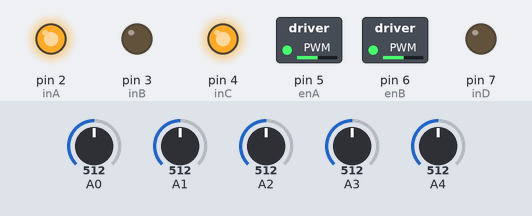
A sketch run on a simulated Arduino Uno, built with avr-gcc and run on an emulated ATmega328P. On the bench: switched loads named in the sketch (green lamp = pin HIGH), output pins drawn as LEDs (lit = HIGH). The inputs (shaded band) are chosen by the test bench; at power-on: A0 = 512, A1 = 512, A2 = 512, A3 = 512, A4 = 512.

Above: at 1.2 s.
1.3 s: A0 set to 460
2.8 s: A0 set to 442
At 3.6 s:
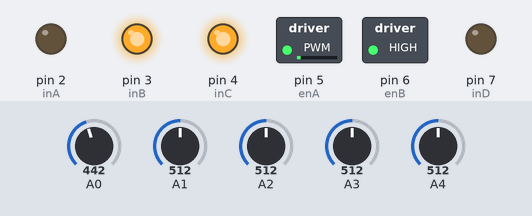
4.8 s: A0 set to 716
At 6.4 s:
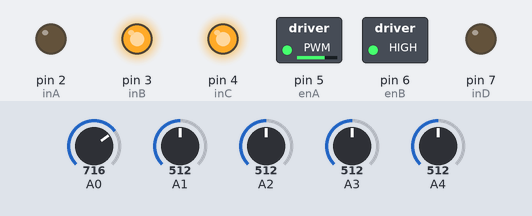
6.7 s: A1 set to 463
8.2 s: A1 set to 438
At 9.4 s:
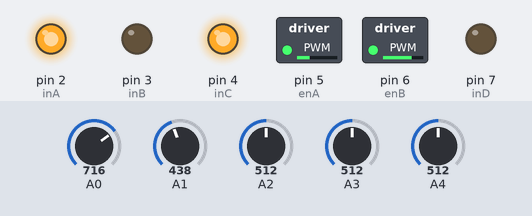
9.8 s: A2 set to 457
11.3 s: A2 set to 432
At 13.1 s:
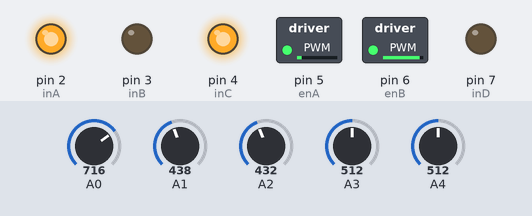
Timing chart, 0 to 14.2 s (numbered marks = the images above; inputs shaded):
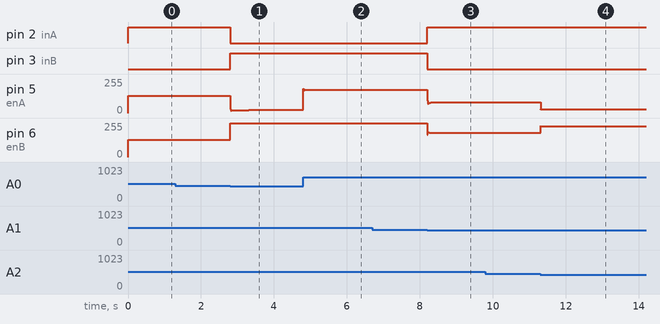

The sketch:

Speed_Battle.ino
```cpp
#define   inA         2
#define   inB         3
#define   inC         4
#define   inD         7
#define   enA         5
#define   enB         6

int leftBaseSpeed   = 130;
int rightBaseSpeed  = 130;
int maxSpeed        = 255;

// SENSOR PARAMETERS

#define NUM_SENSORS   5

int thresholds[NUM_SENSORS] = {450, 450, 450,  450, 450};
int ledPins[5]              = {8, 9, 10, 11, 12};
int sensorValues[NUM_SENSORS], sValues[NUM_SENSORS], lastSensor, psValues[NUM_SENSORS], mode,distR = 0, distF = 0;// durationF = 0, durationR = 0;
unsigned long durationF=0,durationR=0;
// PID PARAMETERS

float kp            = 48.0;
float kd            = 4.7;
float ki            = 0.75;
int prevError = 0, error = 0;
float p, i = 0, d;

void setup() {
  // put your setup code here, to run once:

  //Initialize Motor Pins
  motorInit();
  //Initialize Other Variables and Pins
  otherInit();
}

void loop() {
  //if(distF<value&&disR<value) wallFollow();
  lineFollow();
}


void motorInit()
{
  pinMode(inA, OUTPUT);
  pinMode(inB, OUTPUT);
  pinMode(inC, OUTPUT);
  pinMode(inD, OUTPUT);
  pinMode(enA, OUTPUT);
  pinMode(enB, OUTPUT);

  //Setting The Motor to zero speed
  digitalWrite(inA, HIGH);
  digitalWrite(inB, HIGH);
  digitalWrite(inC, HIGH);
  digitalWrite(inD, HIGH);
}

void otherInit()
{
  //for (int i = 0; i < 5; i++) pinMode(ledPins[i], OUTPUT);

  lastSensor = 0;
  prevError = 0;
  Serial.begin(9600);
}
int readSensor()
{
  for (int i = 0; i < NUM_SENSORS; i++)
  {
    //Read the raw sensor values
    sensorValues[i] = analogRead(i);
    //Serial.print(i+1); Serial.print(" : "); Serial.println(sensorValues[i]); delay(700);
    //Covert them into digital readings
    //And turning the corresponding LED on or off
    if (sensorValues[i] > thresholds[i])
    {
      sValues[i] = 0;
      //digitalWrite(ledPins[i], LOW);
    }
    else
    {
      sValues[i] = 1;
      //digitalWrite(ledPins[i], HIGH);
    }
    //detectPos();
    /*if (sensorValues[i] > thresholds[i])
    {
      sValues[i] = psValues[i] + mode;
    }
    else
    {
      sValues[i] = psValues[i] - mode;
    }*/
  }
  if (sValues[0] == 0 && sValues[1] == 0 && sValues[2] == 1 && sValues[3] == 0 && sValues[4] == 0)
  {
    error = 0;
  }
  else if (sValues[0] == 0 && sValues[1] == 0 && sValues[2] == 0 && sValues[3] == 1 && sValues[4] == 0)
  {
    error = 1;
  }
  else if (sValues[0] == 0 && sValues[1] == 1 && sValues[2] == 0 && sValues[3] == 0 && sValues[4] == 0)
  {
    error = -1;
  }
  else if (sValues[0] == 0 && sValues[1] == 0 && sValues[2] == 0 && sValues[3] == 0 && sValues[4] == 1)
  {
    error = 3;
    lastSensor = 2;
  }
  else if (sValues[0] == 1 && sValues[1] == 0 && sValues[2] == 0 && sValues[3] == 0 && sValues[4] == 0)
  {
    error = -3;
    lastSensor = 1;
  }
  else if (sValues[0] == 0 && sValues[1] == 0 && sValues[2] == 1 && sValues[3] == 1 && sValues[4] == 0)
  {
    error = 2;
  }
  else if (sValues[0] == 0 && sValues[1] == 1 && sValues[2] == 1 && sValues[3] == 0 && sValues[4] == 0)
  {
    error = -2;
  }
  else if (sValues[0] == 0 && sValues[1] == 0 && sValues[2] == 1 && sValues[3] == 1 && sValues[4] == 1)
  {
    error = 4;
    lastSensor = 2;
  }
  else if (sValues[0] == 1 && sValues[1] == 1 && sValues[2] == 1 && sValues[3] == 0 && sValues[4] == 0)
  {
    error = -4;
    lastSensor = 1;
  }
  else if (sValues[0] == 0 && sValues[1] == 1 && sValues[2] == 1 && sValues[3] == 1 && sValues[4] == 1)
  {
    error = 5;
    lastSensor = 2;
  }
  else if (sValues[0] == 1 && sValues[1] == 1 && sValues[2] == 1 && sValues[3] == 1 && sValues[4] == 0)
  {
    error = -5;
    lastSensor = 1;
  }
  else if (sValues[0] == 0 && sValues[1] == 0 && sValues[2] == 0 && sValues[3] == 0 && sValues[4] == 0)
  {
    if (lastSensor == 1)
    {
      error = -6;
    }
    else if (lastSensor == 2)
    {
      error = 6;
    }
  }


  return error;
}


void lineFollow()
{
  int pid;

  //Read the sensor values and calculate error
  error = readSensor();

  p = error * kp;
  i = (i + error) * ki; //i=i+ilast;
  d = (error - prevError) * kd;
  pid = int(p + i + d);

  //lasti=i;
  //motor_control();
  wheel(leftBaseSpeed - pid, rightBaseSpeed + pid);
  prevError = error;
  if (error - prevError == 0) delay(10);
 }

void wheel(int leftSpeed, int rightSpeed)
{
  if ( leftSpeed == 0)
  {
    digitalWrite(inC, 1);
    digitalWrite(inD, HIGH);
  }
  if ( leftSpeed > 0)
  {
    digitalWrite(inC, 1);
    digitalWrite(inD, 0);
    //delay(5);
  }
  else if ( leftSpeed < 0)
  {
    digitalWrite(inC, 0);
    digitalWrite(inD, 1);
    //delay(5);
  }

  if (rightSpeed == 0)
  {
    digitalWrite(inA, HIGH);
    digitalWrite(inB, HIGH);
  }
  if ( rightSpeed > 0)
  {
    digitalWrite(inA, 1);
    digitalWrite(inB, 0);
    //delay(10);
  }
  else if ( rightSpeed < 0)
  {
    digitalWrite(inA, 0);
    digitalWrite(inB, 1);
    //delay(10);
  }
  if (abs(leftSpeed) > maxSpeed) leftSpeed = maxSpeed;
  if (abs(rightSpeed) > maxSpeed) rightSpeed = maxSpeed;

  analogWrite(enA, abs(rightSpeed));
  analogWrite(enB, abs(leftSpeed));
}

/*void detectPos(void)
{
  int i, mem1, mem2 = 0;
  mem1 = psValues[0];
  for (int i = 0; i < NUM_SENSORS; i++)
  {
    if (psValues[i] != mem1)
    {
      mem1 = psValues[i];
      mem2++;
    }
  }
  if (mem2 >= 2)
  {
    mem2 = psValues[4] ;

    //Serial.println(mem2);
    //delay(250);
    mode = mem2;
    if (mode)
    {
      digitalWrite(13, 1);
    }
    else
    {
      digitalWrite(13, 0);
    }
  }
}
*/
```

Measured:
- the behaviour switches between 451 and 450 on A0 (found by bisection; images 0 and 1)
- the behaviour switches between 451 and 450 on A1 (found by bisection; images 2 and 3)
- the behaviour switches between 451 and 450 on A2 (found by bisection; images 3 and 4)
- after the input at 1.3 s, every drawn part: stays the same
- after the input at 2.8 s, pin 2 (inA): HIGH → LOW at once; pin 3 (inB): LOW → HIGH at once; pin 5 (enA): 130/255 → 22/255 at once, → 23/255 0.51 s later; pin 6 (enB): 130/255 → 255/255 at once
- after the input at 4.8 s, pin 5 (enA): 23/255 → 175/255 at once, → 176/255 0.48 s later
- after the input at 6.7 s, every drawn part: stays the same
- after the input at 8.2 s, pin 2 (inA): LOW → HIGH at once; pin 3 (inB): HIGH → LOW at once; pin 5 (enA): 176/255 → 79/255 at once; pin 6 (enB): 255/255 → 181/255 at once
- after the input at 9.8 s, every drawn part: stays the same
- after the input at 11.3 s, pin 5 (enA): 79/255 → 29/255 at once, → 28/255 0.49 s later; pin 6 (enB): 181/255 → 231/255 at once, → 232/255 0.49 s later
